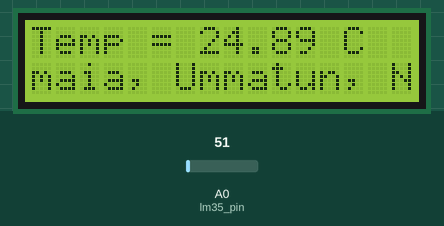
This sketch was run on a simulated Arduino Uno, built with avr-gcc and run on an emulated ATmega328P. On the bench: 16×2 character LCD. Inputs (shaded band) come from the test bench; at power-on: A0 (lm35_pin) = 51. What the sketch prints to the serial monitor is not drawn.

Above: at 1.2 s.
1.3 s: A0 (lm35_pin) set to 61
At 2.1 s:
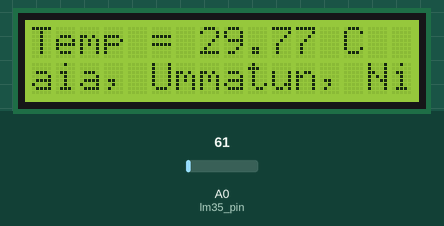
4.4 s: A0 (lm35_pin) set to 22
At 5.3 s:
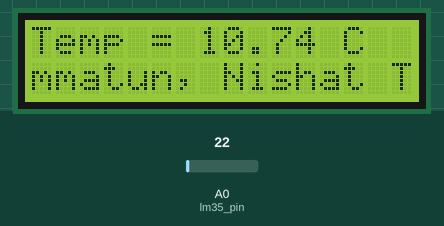
7.5 s: A0 (lm35_pin) set to 18
At 7.9 s:
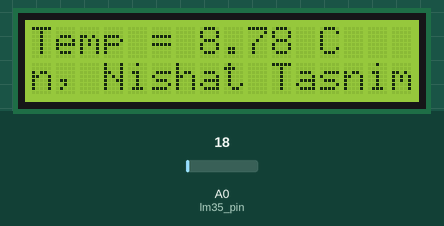
Timing chart, 0 to 10.5 s (numbered marks = the images above; inputs shaded):
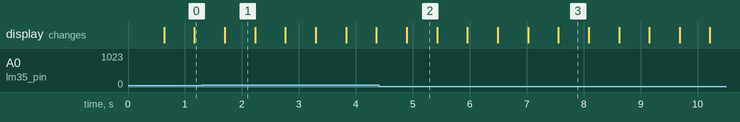

Measured:
- the behaviour switches between 21 and 20 on A0 (lm35_pin) (found by bisection; images 2 and 3)
- what the display in image 1 shows lasts 0.5 s, from 1.7 s to 2.2 s

The sketch:

5_Temperature_sensor_with_LCM_Display_in_copy_20250118221114.ino
```cpp
#include <Wire.h>
#include <LiquidCrystal_I2C.h>

const int lm35_pin = A0;             // Pin connected to the LM35 temperature sensor
LiquidCrystal_I2C lcd(0x27, 16, 2);  // Initialize LCD at I2C address 0x27, 16x2 size

String scrollingMessage = "Sumaia, Ummatun, Nishat Tasnim Mon, Tawhid, Mredul, Ismail Hossain! ";
int scrollIndex = 0;  // Starting index for scrolling

void setup() {
  lcd.init();          // Initialize the LCD
  lcd.clear();         // Clear LCD display
  lcd.backlight();     // Turn on the backlight
  Serial.begin(9600);  // Start serial communication
}

void loop() {
  // Read the temperature value from the LM35 sensor
  int temp_adc_val = analogRead(lm35_pin);
  Serial.println(temp_adc_val);
  float temp_val = (temp_adc_val * 4.88) / 10;  // Convert ADC value to temperature in °C

  // Display temperature on the LCD
  lcd.setCursor(0, 0);  // Set cursor to the first row
  lcd.print("Temp = ");
  lcd.print(temp_val);  // Print temperature value
  lcd.print(" C   ");   // Ensure spaces to clear remaining characters
  //Serial.println(temp_val);  // Output temperature to Serial Monitor
  // Scroll the message on the second row
  lcd.setCursor(0, 1);            // Set cursor to the second row
  for (int i = 0; i < 16; i++) {  // Display a slice of the scrolling message
    int charIndex = (scrollIndex + i) % scrollingMessage.length();
    lcd.print(scrollingMessage[charIndex]);
  }
  scrollIndex++;  // Increment the scrolling index
  if (scrollIndex >= scrollingMessage.length()) {
    scrollIndex = 0;  // Reset index to loop the message
  }
  delay(500);  // Small delay for smooth scrolling
}
```
